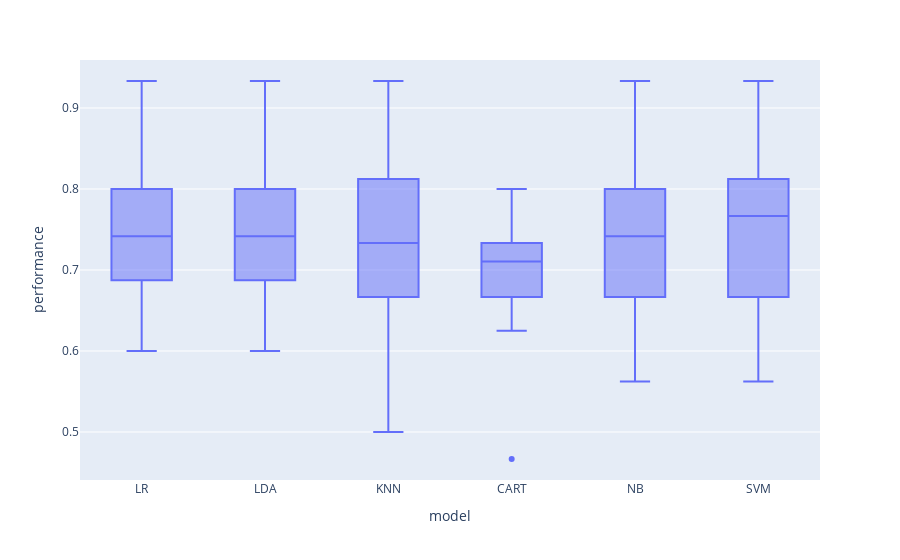

The cell this chart's notebook holds for it:
### Code cell
# d) Compare Algorithms
models = []
models.append(('LR', LogisticRegression()))
models.append(('LDA', LinearDiscriminantAnalysis()))
models.append(('KNN', KNeighborsClassifier()))
models.append(('CART', DecisionTreeClassifier()))
models.append(('NB', GaussianNB()))
models.append(('SVM', SVC()))

results = []
names = []
for name, model in models:
    kfold = KFold(n_splits=10)
    cv_results = cross_val_score(model, X_train, y_train, cv=kfold)
    for i in range(len(cv_results)):
        names.append(name)
        results.append(cv_results[i])
    print(f'{name}, {cv_results.mean()*100}, {cv_results.std()*100}')

model_df = pd.DataFrame({'model': names, 'performance': results})
fig = pltly.box(model_df, x="model", y="performance")
fig.show()

### Figure 1 — Plotly figure (JSON) as saved in the notebook; plotly's stock layout.template omitted (floating-point values rounded to 4 significant figures)
{"data": [{"alignmentgroup": "True", "hovertemplate": "model=%{x}<br>performance=%{y}<extra></extra>", "legendgroup": "", "marker": {"color": "#636efa"}, "name": "", "notched": false, "offsetgroup": "", "orientation": "v", "showlegend": false, "type": "box", "x": ["LR", "LR", "LR", "LR", "LR", "LR", "LR", "LR", "LR", "LR", "LDA", "LDA", "LDA", "LDA", "LDA", "LDA", "LDA", "LDA", "LDA", "LDA", "KNN", "KNN", "KNN", "KNN", "KNN", "KNN", "KNN", "KNN", "KNN", "KNN", "CART", "CART", "CART", "CART", "CART", "CART", "CART", "CART", "CART", "CART", "NB", "NB", "NB", "NB", "NB", "NB", "NB", "NB", "NB", "NB", "SVM", "SVM", "SVM", "SVM", "SVM", "SVM", "SVM", "SVM", "SVM", "SVM"], "x0": " ", "xaxis": "x", "y": [0.6875, 0.6875, 0.75, 0.7333, 0.6, 0.8667, 0.8, 0.6, 0.8, 0.9333, 0.6875, 0.6875, 0.75, 0.7333, 0.6, 0.8667, 0.8, 0.6, 0.8, 0.9333, 0.5, 0.8125, 0.6875, 0.7333, 0.6667, 0.8667, 0.7333, 0.5333, 0.7333, 0.9333, 0.625, 0.6875, 0.6875, 0.7333, 0.4667, 0.8, 0.7333, 0.7333, 0.6667, 0.7333, 0.5625, 0.75, 0.75, 0.7333, 0.6, 0.9333, 0.8, 0.6667, 0.8667, 0.6667, 0.5625, 0.8125, 0.6875, 0.8, 0.6667, 0.9333, 0.8667, 0.6, 0.7333, 0.8], "y0": " ", "yaxis": "y"}], "layout": {"boxmode": "group", "legend": {"tracegroupgap": 0}, "margin": {"t": 60}, "xaxis": {"anchor": "y", "domain": [0, 1], "title": {"text": "model"}}, "yaxis": {"anchor": "x", "domain": [0, 1], "title": {"text": "performance"}}}}
